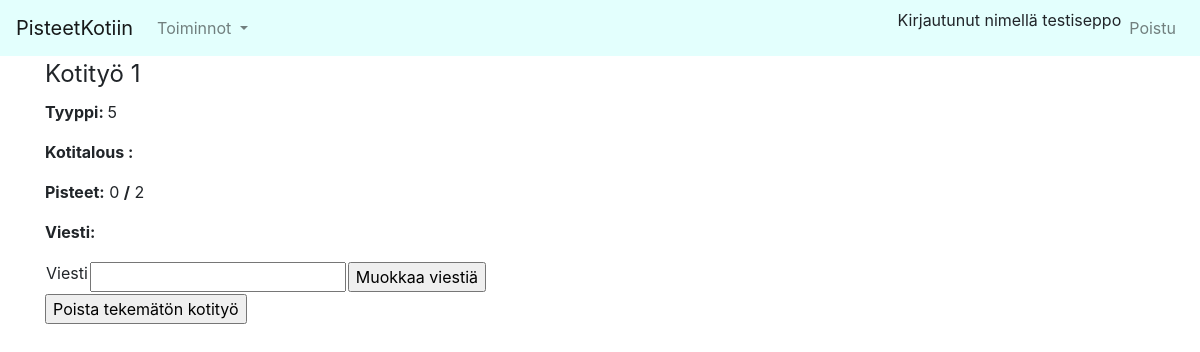
The app's page /chores/show/1/ (signed in), older data.
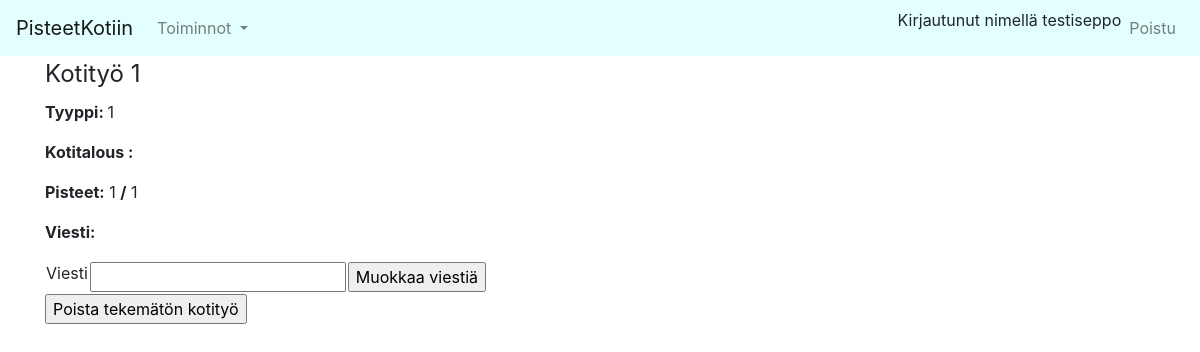
The same page, newer data.
### application/chores/models.py (models this page shows, shortened)
class AvailableChore(Base):
    __tablename__ = "chore"
    householdid = db.Column(db.Integer, db.ForeignKey('household.id'), nullable=False)
    points = db.Column(db.Integer, nullable=False)
    maxpoints = db.Column(db.Integer, nullable=False)
    choretype= db.Column(db.Integer, db.ForeignKey('choretype.id'), nullable= False)
    message= db.Column(db.String(144), nullable= True)
    type_index=db.Index("type_index", choretype)

### application/chores/views.py (the view)
@app.route("/chores/show/<chore_id>/" , methods=["GET"])
@login_required(role="ANY")
def show_chore(chore_id):
    return render_template("chores/show.html", chore=AvailableChore.query.get(chore_id), form=ChoreForm())

### application/chores/forms.py
class ChoreForm(FlaskForm):
    choretypes=[]
    choretype = SelectField(label="Kotityö", validators=[validators.DataRequired(message="Pääkäyttäjän pitää käydä alustamassa kotityötyyppien lista")], choices=choretypes)
    points = IntegerField(label="Pisteet", validators=[validators.NumberRange(message="Pisteet väliltä 1-10", min=1, max=10)])
    message = StringField(label="Viesti")
    class Meta:
        csrf = False
    def __init__(self, *args, **kwargs):
        super(ChoreForm, self).__init__(*args, **kwargs)
        self.choretype.choices = [(str(c.id), c.name) for c in Choretype.query.all()]

### application/__init__.py (called while the page is built)
@login_manager.user_loader
def load_user(user_id):
    return User.query.get(user_id)

### application/templates/chores/show.html
{% extends "layout.html" %}
{% block body %}
<fieldset>
    <legend>Kotityö {{ chore.id }}</legend>
    <p>
        <b>Tyyppi: </b> {{ chore.choretype }}
    </p>
    <p>
        <b>Kotitalous :</b> {{ chore.household }}
    </p>
    <p>
        <b>Pisteet:</b> {{ chore.points }} <b>/</b> {{ chore.maxpoints }}
    </p>
    <p>
        <b>Viesti: </b> {{ chore.message }}
    </p>
    <form method="POST" action="{{url_for('edit_message', chore_id=chore.id) }}">
    <table>
            <tr>
            <td>
            {{ form.message.label }}
            </td>
            <td>
            {{ form.message }}
            </td>
            <td>
                <input type="submit" value= "Muokkaa viestiä">
            </td>
            </tr>
    </table>
    </form>
    <form method= "POST" action="{{url_for('delete_chore', chore_id=chore.id) }}">
        <input type="submit" value="Poista tekemätön kotityö">
    </form>
</fieldset>
{% endblock %}

Row changes from the older to the newer data that the page shows:
changed AvailableChore id 1: choretype "5" → "1"; points "0" → "1"; maxpoints "2" → "1"
